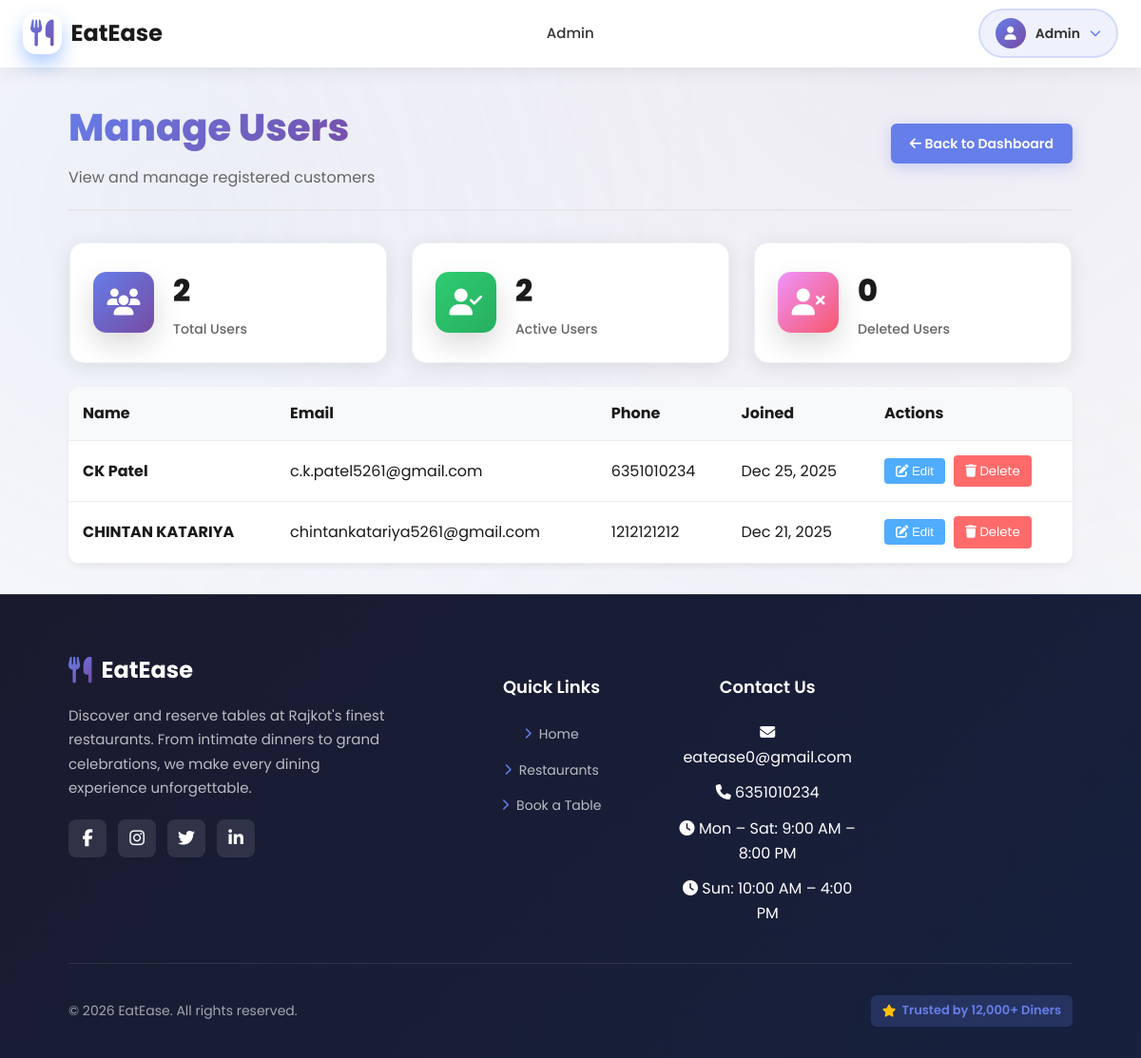
/admin/manage_users.php (signed in), run on the app's committed database.
### tables this page shows
CREATE TABLE `users` (
  `id` int(10) UNSIGNED NOT NULL,
  `email` varchar(190) NOT NULL,
  `first_name` varchar(100) NOT NULL,
  `last_name` varchar(100) NOT NULL,
  `city` varchar(120) NOT NULL,
  `phone` varchar(20) NOT NULL,
  `password_plain` varchar(255) NOT NULL,
  `otp` int(6) DEFAULT NULL,
  `otp_exp` datetime DEFAULT NULL,
  `created_at` datetime NOT NULL DEFAULT current_timestamp(),
  `updated_at` datetime DEFAULT NULL ON UPDATE current_timestamp(),
  `deleted_at` datetime DEFAULT NULL,
  `status` varchar(10) DEFAULT NULL,
  `role` enum('user','restaurant_owner','admin') NOT NULL DEFAULT 'user'
);

### admin/manage_users.php (the view, shortened to what this page needs)
<?php
require_once __DIR__ . '/../config/config.php';
$users_query = "SELECT id, first_name, last_name, email, phone, created_at FROM users WHERE role = 'user' AND deleted_at IS NULL ORDER BY created_at DESC";
$users_result = $mysqli->query($users_query);
$users = [];
if ($users_result) {
    while ($row = $users_result->fetch_assoc()) {
        $users[] = $row;
    }
}
include '../includes/header.php';
?>
<link rel="stylesheet" href="../assets/css/admin-dashboard.css">
<div class="container" style="padding-top: 2rem; padding-bottom: 2rem;">
    <div class="dashboard-header" style="margin-bottom: 2rem;">
        <div>
            <h1>Manage Users</h1>
            <p class="muted">View and manage registered customers</p>
        </div>
        <div>
            <a href="dashboard.php" class="btn-primary" style="text-decoration: none; display: inline-block; background: #667eea; color: white; padding: 10px 20px; border-radius: 6px;">
                <i class="fas fa-arrow-left"></i> Back to Dashboard
            </a>
        </div>
    </div>
    <?php
    $user_stats = ['total' => 0, 'active' => 0, 'deleted' => 0];
    if ($res = $mysqli->query("SELECT COUNT(*) AS total, SUM(CASE WHEN deleted_at IS NULL THEN 1 ELSE 0 END) AS active, SUM(CASE WHEN deleted_at IS NOT NULL THEN 1 ELSE 0 END) AS deleted FROM users WHERE role = 'user'")) {
        $user_stats = $res->fetch_assoc() ?: $user_stats;
    }
    ?>
    <div class="stats-grid" style="margin-bottom: 1.5rem;">
        <a href="manage_users.php" style="text-decoration: none; color: inherit; display: block;">
            <div class="stat-card">
                <div class="stat-icon" style="background: linear-gradient(135deg, #667eea 0%, #764ba2 100%);">
                    <i class="fas fa-users"></i>
                </div>
                <div class="stat-content">
                    <h3><?php echo intval($user_stats['total']); ?></h3>
                    <p>Total Users</p>
                </div>
            </div>
        </a>
        <a href="manage_users.php" style="text-decoration: none; color: inherit; display: block;">
            <div class="stat-card">
                <div class="stat-icon" style="background: linear-gradient(135deg, #2ecc71 0%, #27ae60 100%);">
                    <i class="fas fa-user-check"></i>
                </div>
                <div class="stat-content">
                    <h3><?php echo intval($user_stats['active']); ?></h3>
                    <p>Active Users</p>
                </div>
            </div>
        </a>
        <a href="deleted_users.php" style="text-decoration: none; color: inherit; display: block;">
            <div class="stat-card">
                <div class="stat-icon" style="background: linear-gradient(135deg, #f093fb 0%, #f5576c 100%);">
                    <i class="fas fa-user-times"></i>
                </div>
                <div class="stat-content">
                    <h3><?php echo intval($user_stats['deleted']); ?></h3>
                    <p>Deleted Users</p>
                </div>
            </div>
        </a>
    </div>
    <div style="background: white; border-radius: 12px; box-shadow: 0 4px 6px rgba(0,0,0,0.05); overflow: hidden;">
        <table style="width: 100%; border-collapse: collapse;">
            <thead>
                <tr style="background: #f8f9fa; text-align: left;">
                    <th style="padding: 15px; border-bottom: 1px solid #eee;">Name</th>
                    <th style="padding: 15px; border-bottom: 1px solid #eee;">Email</th>
                    <th style="padding: 15px; border-bottom: 1px solid #eee;">Phone</th>
                    <th style="padding: 15px; border-bottom: 1px solid #eee;">Joined</th>
                    <th style="padding: 15px; border-bottom: 1px solid #eee;">Actions</th>
                </tr>
            </thead>
            <tbody>
                <?php if (empty($users)): ?>
                    <tr>
                        <td colspan="5" style="padding: 30px; text-align: center; color: #666;">No users found.</td>
                    </tr>
                <?php else: ?>
                    <?php foreach ($users as $user): ?>
                        <tr style="border-bottom: 1px solid #eee;">
                            <td style="padding: 15px;">
                                <strong><?php echo htmlspecialchars($user['first_name'] . ' ' . $user['last_name']); ?></strong>
                            </td>
                            <td style="padding: 15px;"><?php echo htmlspecialchars($user['email']); ?></td>
                            <td style="padding: 15px;"><?php echo htmlspecialchars($user['phone'] ?? 'N/A'); ?></td>
                            <td style="padding: 15px;"><?php echo date('M d, Y', strtotime($user['created_at'])); ?></td>
                            <td style="padding: 15px;">
                                <button onclick="openEditModal(<?php echo htmlspecialchars(json_encode($user)); ?>)" style="background: #4facfe; color: white; border: none; padding: 6px 12px; border-radius: 4px; cursor: pointer; margin-right: 5px;">
                                    <i class="fas fa-edit"></i> Edit
                                </button>
                                <a href="?delete_id=<?php echo $user['id']; ?>" onclick="return confirm('Are you sure you want to delete this user?');" style="background: #ff6b6b; color: white; padding: 6px 12px; border-radius: 4px; text-decoration: none; font-size: 13.33px; display: inline-block;">
                                    <i class="fas fa-trash"></i> Delete
                                </a>
                            </td>
                        </tr>
                    <?php endforeach; ?>
                <?php endif; ?>
            </tbody>
        </table>
    </div>
</div>
<?php include '../includes/footer.php'; ?>

### assets/css/style.css (style rules this page uses)
:root { --brand1:#667eea; --brand2:#764ba2; --brand3:#667eea; --brand4:#764ba2; --bg:#f8f9fa; --text:#1a1a1a; --muted:#666; --white:#fff; --card:#ffffff; --border:rgba(255,255,255,0.4); --shadow:0 4px 20px rgba(0,0,0,.08); }
* { box-sizing:border-box }
html,body { height:100% }
body { margin:0; font-family:'Poppins',system-ui,-apple-system,Segoe UI,Roboto,Ubuntu,'Helvetica Neue',Arial; color:var(--text); background:var(--bg); position:relative; min-height:100%; line-height:1.6; }
body::before { content:''; position:fixed; inset:0; background: radial-gradient(circle at 15% 20%, rgba(102,126,234,.08), transparent 45%), radial-gradient(circle at 80% 0%, rgba(118,75,162,.08), transparent 55%), radial-gradient(circle at 60% 80%, rgba(102,126,234,.06), transparent 60%); pointer-events:none; z-index:-2; }
.container { width:min(1200px,92%);margin:0 auto }
.muted { color:var(--muted) }
.btn-primary,.btn-secondary,.btn-danger { border:none; cursor:pointer; border-radius:14px; padding:12px 20px; font-weight:600; transition:transform .2s ease, box-shadow .2s ease; }
.btn-primary { background:linear-gradient(120deg,var(--brand1),var(--brand2)); color:#fff; box-shadow:0 10px 30px rgba(255,122,24,.25); }
.stat-card { display:flex; gap:18px; align-items:center; background:rgba(255,255,255,.95); border-radius:22px; padding:24px; box-shadow:var(--shadow); border:1px solid rgba(255,255,255,.4); }
.stat-icon { width:64px; height:64px; border-radius:18px; display:grid; place-items:center; color:#fff; background:linear-gradient(135deg,var(--brand2),var(--brand3)); box-shadow:0 12px 30px rgba(0,0,0,.15); }

### assets/css/header.css (style rules this page uses)
.btn-secondary, .btn-primary { display: inline-flex; align-items: center; gap: 8px; padding: 10px 24px; border-radius: 8px; font-size: 14px; font-weight: 600; text-decoration: none; transition: all 0.3s ease; border: none; cursor: pointer; }
.btn-primary { background: linear-gradient(135deg, #667eea 0%, #764ba2 100%); color: white; box-shadow: 0 4px 15px rgba(102, 126, 234, 0.3); }
body { padding-top: 70px; }
html { scroll-behavior: smooth; }
.container { max-width: 1200px; margin: 0 auto; padding: 0 24px; }

### assets/css/admin-dashboard.css (style rules this page uses)
.dashboard-header { display: flex; justify-content: space-between; align-items: center; margin-bottom: 40px; padding-bottom: 20px; border-bottom: 2px solid #e5e7eb; }
.dashboard-header h1 { font-size: 2.5rem; font-weight: 800; color: #1a1a1a; margin: 0 0 8px; background: linear-gradient(135deg, #667eea 0%, #764ba2 100%); -webkit-background-clip: text; -webkit-text-fill-color: transparent; background-clip: text; }
.dashboard-header .muted { color: #666; font-size: 1rem; margin: 0; }
.stats-grid { display: grid; grid-template-columns: repeat(auto-fit, minmax(250px, 1fr)); gap: 24px; margin-bottom: 40px; }
.stat-card { background: white; border-radius: 16px; padding: 24px; display: flex; align-items: center; gap: 20px; box-shadow: 0 4px 20px rgba(0, 0, 0, 0.08); transition: transform 0.3s ease, box-shadow 0.3s ease, border 0.3s ease; cursor: pointer; border: 2px solid transparent; font: inherit; color: inherit; text-decoration: none; width: 100%; text-align: left; background-clip: padding-box; }
.stat-icon { width: 64px; height: 64px; border-radius: 14px; display: flex; align-items: center; justify-content: center; color: white; font-size: 28px; flex-shrink: 0; }
.stat-content h3 { font-size: 2rem; font-weight: 800; color: #1a1a1a; margin: 0 0 4px; }
.stat-content p { color: #666; font-size: clamp(0.80rem, 1.5vw, 0.88rem); margin: 0; font-weight: 500; }

### data on the page
users: first_name+last_name "CK Patel", email "c.k.patel5261@gmail.com", phone "6351010234", created_at "Dec 25, 2025"
users: first_name+last_name "CHINTAN KATARIYA", email "chintankatariya5261@gmail.com", phone "1212121212", created_at "Dec 21, 2025"

### other printed values
explode(' ', $_SESSION['name'])[0] "Admin"
$user_stats['total'] "2"
$user_stats['active'] "2"
$user_stats['deleted'] "0"
